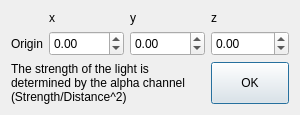
<?xml version="1.0" encoding="UTF-8"?>
<ui version="4.0">
 <class>Create_Light</class>
 <widget class="QDialog" name="Create_Light">
  <property name="geometry">
   <rect>
    <x>0</x>
    <y>0</y>
    <width>300</width>
    <height>115</height>
   </rect>
  </property>
  <property name="sizePolicy">
   <sizepolicy hsizetype="Preferred" vsizetype="Preferred">
    <horstretch>0</horstretch>
    <verstretch>0</verstretch>
   </sizepolicy>
  </property>
  <property name="minimumSize">
   <size>
    <width>300</width>
    <height>115</height>
   </size>
  </property>
  <property name="windowTitle">
   <string>Create_Light</string>
  </property>
  <layout class="QGridLayout" name="gridLayout">
   <item row="0" column="1">
    <widget class="QLabel" name="label">
     <property name="sizePolicy">
      <sizepolicy hsizetype="Fixed" vsizetype="Fixed">
       <horstretch>0</horstretch>
       <verstretch>0</verstretch>
      </sizepolicy>
     </property>
     <property name="text">
      <string>x</string>
     </property>
    </widget>
   </item>
   <item row="1" column="1">
    <widget class="QDoubleSpinBox" name="doubleSpinBoxX">
     <property name="sizePolicy">
      <sizepolicy hsizetype="Expanding" vsizetype="Expanding">
       <horstretch>0</horstretch>
       <verstretch>0</verstretch>
      </sizepolicy>
     </property>
     <property name="minimum">
      <double>-1000.000000000000000</double>
     </property>
     <property name="maximum">
      <double>1000.000000000000000</double>
     </property>
    </widget>
   </item>
   <item row="0" column="2">
    <widget class="QLabel" name="label_2">
     <property name="sizePolicy">
      <sizepolicy hsizetype="Preferred" vsizetype="Fixed">
       <horstretch>0</horstretch>
       <verstretch>0</verstretch>
      </sizepolicy>
     </property>
     <property name="text">
      <string>y</string>
     </property>
    </widget>
   </item>
   <item row="3" column="3">
    <widget class="QPushButton" name="btnOK">
     <property name="sizePolicy">
      <sizepolicy hsizetype="Expanding" vsizetype="Expanding">
       <horstretch>0</horstretch>
       <verstretch>0</verstretch>
      </sizepolicy>
     </property>
     <property name="text">
      <string>OK</string>
     </property>
    </widget>
   </item>
   <item row="1" column="0">
    <widget class="QLabel" name="label_4">
     <property name="sizePolicy">
      <sizepolicy hsizetype="Fixed" vsizetype="Preferred">
       <horstretch>0</horstretch>
       <verstretch>0</verstretch>
      </sizepolicy>
     </property>
     <property name="text">
      <string>Origin</string>
     </property>
    </widget>
   </item>
   <item row="1" column="2">
    <widget class="QDoubleSpinBox" name="doubleSpinBoxY">
     <property name="sizePolicy">
      <sizepolicy hsizetype="Expanding" vsizetype="Expanding">
       <horstretch>0</horstretch>
       <verstretch>0</verstretch>
      </sizepolicy>
     </property>
     <property name="minimum">
      <double>-1000.000000000000000</double>
     </property>
     <property name="maximum">
      <double>1000.000000000000000</double>
     </property>
    </widget>
   </item>
   <item row="0" column="3">
    <widget class="QLabel" name="label_3">
     <property name="sizePolicy">
      <sizepolicy hsizetype="Preferred" vsizetype="Fixed">
       <horstretch>0</horstretch>
       <verstretch>0</verstretch>
      </sizepolicy>
     </property>
     <property name="text">
      <string>z</string>
     </property>
    </widget>
   </item>
   <item row="1" column="3">
    <widget class="QDoubleSpinBox" name="doubleSpinBoxZ">
     <property name="sizePolicy">
      <sizepolicy hsizetype="Expanding" vsizetype="Expanding">
       <horstretch>0</horstretch>
       <verstretch>0</verstretch>
      </sizepolicy>
     </property>
     <property name="minimum">
      <double>-1000.000000000000000</double>
     </property>
     <property name="maximum">
      <double>1000.000000000000000</double>
     </property>
    </widget>
   </item>
   <item row="3" column="0" colspan="3">
    <widget class="QLabel" name="label_5">
     <property name="sizePolicy">
      <sizepolicy hsizetype="Expanding" vsizetype="Preferred">
       <horstretch>0</horstretch>
       <verstretch>0</verstretch>
      </sizepolicy>
     </property>
     <property name="text">
      <string>The strength of the light is determined by the alpha channel (Strength/Distance^2)</string>
     </property>
     <property name="wordWrap">
      <bool>true</bool>
     </property>
    </widget>
   </item>
  </layout>
 </widget>
 <layoutdefault spacing="6" margin="11"/>
 <resources/>
 <connections/>
</ui>
